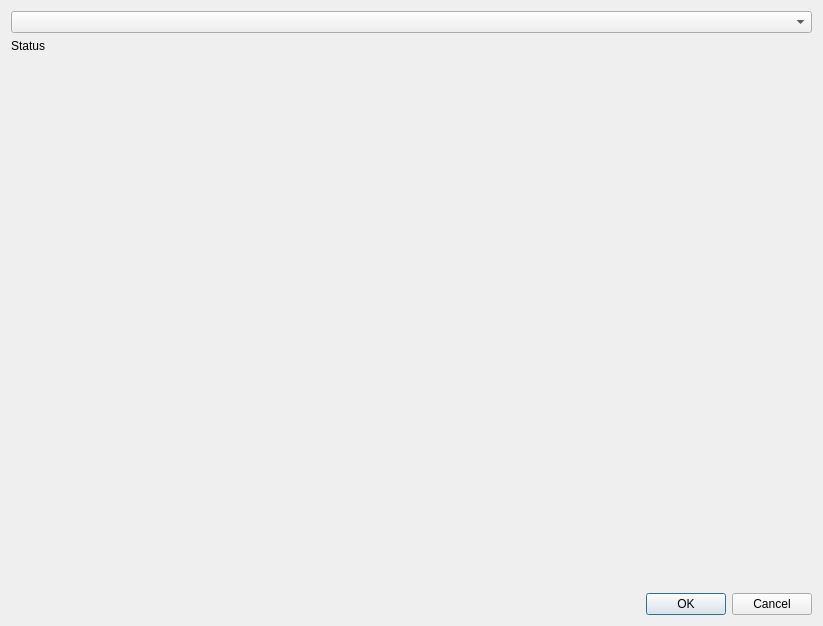
<?xml version="1.0" encoding="UTF-8"?>
<ui version="4.0">
 <class>Dialog</class>
 <widget class="QDialog" name="Dialog">
  <property name="geometry">
   <rect>
    <x>0</x>
    <y>0</y>
    <width>823</width>
    <height>626</height>
   </rect>
  </property>
  <property name="windowTitle">
   <string>Dialog</string>
  </property>
  <layout class="QVBoxLayout" name="verticalLayout">
   <item>
    <widget class="QComboBox" name="cameras_combo_box"/>
   </item>
   <item>
    <widget class="QLabel" name="status_label">
     <property name="text">
      <string>Status</string>
     </property>
    </widget>
   </item>
   <item>
    <widget class="QStackedWidget" name="stacked_widget"/>
   </item>
   <item>
    <widget class="QDialogButtonBox" name="button_box">
     <property name="orientation">
      <enum>Qt::Horizontal</enum>
     </property>
     <property name="standardButtons">
      <set>QDialogButtonBox::Cancel|QDialogButtonBox::Ok</set>
     </property>
    </widget>
   </item>
  </layout>
 </widget>
 <resources/>
 <connections>
  <connection>
   <sender>button_box</sender>
   <signal>accepted()</signal>
   <receiver>Dialog</receiver>
   <slot>accept()</slot>
   <hints>
    <hint type="sourcelabel">
     <x>248</x>
     <y>254</y>
    </hint>
    <hint type="destinationlabel">
     <x>157</x>
     <y>274</y>
    </hint>
   </hints>
  </connection>
  <connection>
   <sender>button_box</sender>
   <signal>rejected()</signal>
   <receiver>Dialog</receiver>
   <slot>reject()</slot>
   <hints>
    <hint type="sourcelabel">
     <x>316</x>
     <y>260</y>
    </hint>
    <hint type="destinationlabel">
     <x>286</x>
     <y>274</y>
    </hint>
   </hints>
  </connection>
 </connections>
</ui>
